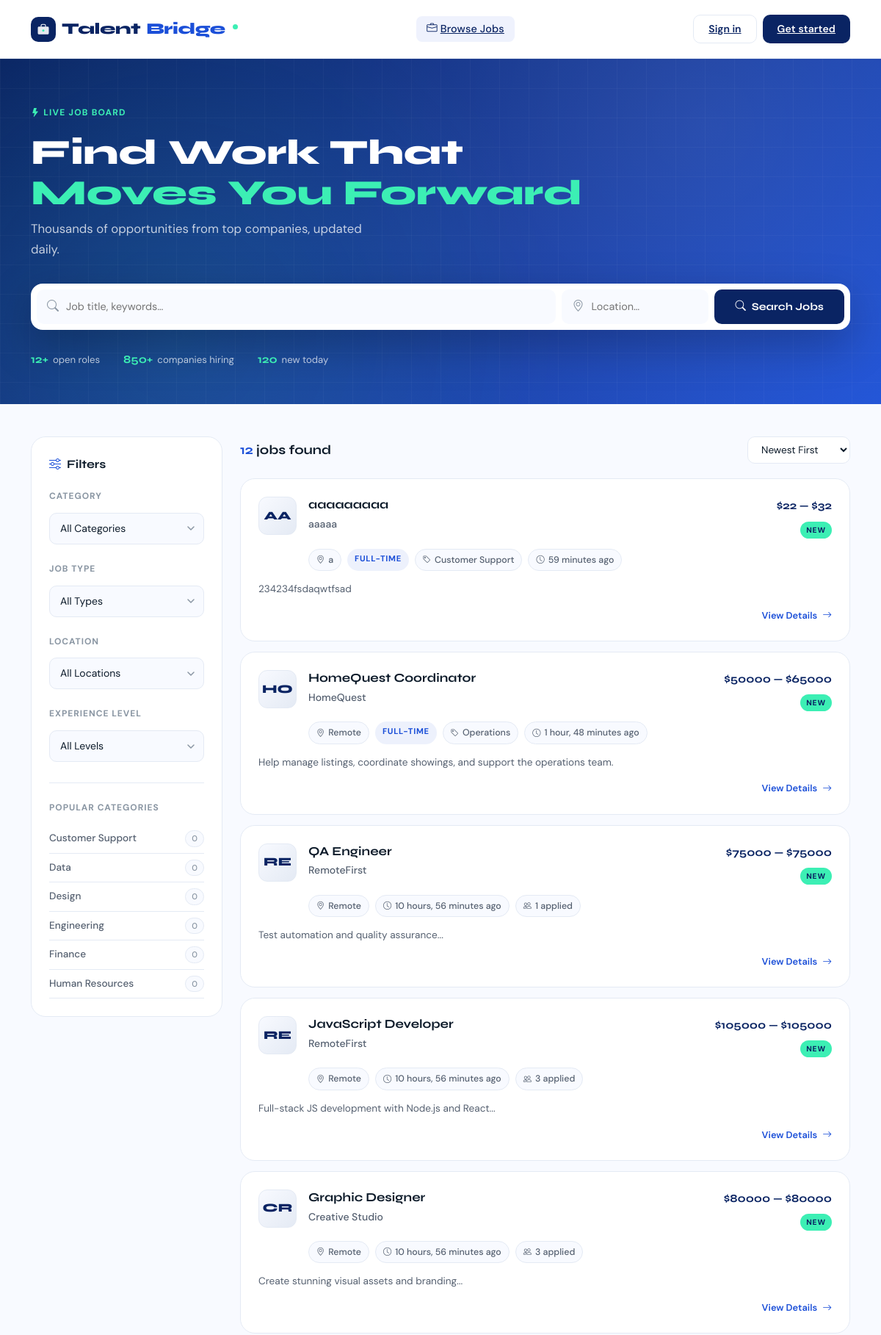
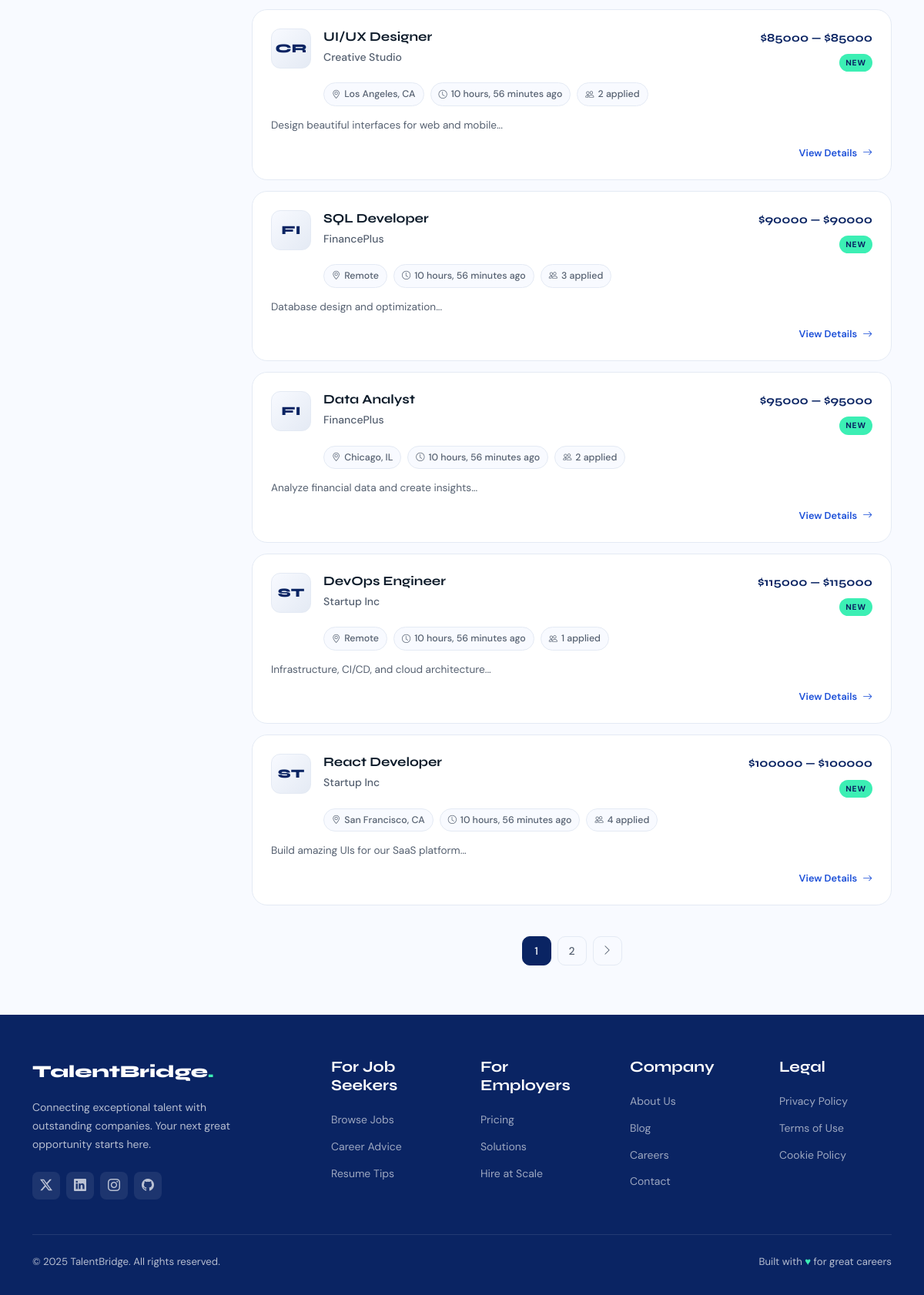
The page / on the database its author committed (2 pictures, top to bottom).
### jobs/models.py (models this page shows, shortened)
class Category(models.Model):
    name = models.CharField(max_length=80, unique=True)
    def __str__(self):
        return self.name

class Job(models.Model):
    JOB_TYPE_CHOICES = [
        ("full_time", "Full-time"),
        ("part_time", "Part-time"),
        ("contract", "Contract"),
        ("freelance", "Freelance"),
        ("internship", "Internship"),
    ]
    EXPERIENCE_LEVEL_CHOICES = [
        ("entry", "Entry Level"),
        ("mid", "Mid Level"),
        ("senior", "Senior"),
        ("lead", "Lead / Manager"),
    ]
    title = models.CharField(max_length=200)
    description = models.TextField()
    company = models.CharField(max_length=100)
    location = models.CharField(max_length=100)
    job_type = models.CharField(max_length=20, choices=JOB_TYPE_CHOICES, blank=True)
    category = models.ForeignKey(Category, on_delete=models.SET_NULL, null=True, blank=True)
    experience_level = models.CharField(
        max_length=20, choices=EXPERIENCE_LEVEL_CHOICES, blank=True
    )
    is_remote = models.BooleanField(default=False)
    salary_min = models.DecimalField(max_digits=10, decimal_places=2, null=True, blank=True)
    salary_max = models.DecimalField(max_digits=10, decimal_places=2, null=True, blank=True)
    deadline = models.DateField(null=True, blank=True)
    requirements = models.TextField(blank=True)
    benefits = models.TextField(blank=True)
    salary = models.DecimalField(max_digits=10, decimal_places=2, null=True, blank=True)
    posted_by = models.ForeignKey(User, on_delete=models.CASCADE)
    created_at = models.DateTimeField(auto_now_add=True)
    updated_at = models.DateTimeField(auto_now=True)
    @property
    def is_new(self):
        if not self.created_at:
            return False
        from django.utils import timezone
        return self.created_at >= timezone.now() - timezone.timedelta(days=3)

### jobs/views.py (the view, shortened to what this page needs)
# urls.py: path('', views.job_list, name='job_list'),
def job_list(request):
    query = (request.GET.get("q") or "").strip()
    location = (request.GET.get("location") or "").strip()
    category = (request.GET.get("category") or "").strip()
    job_type = (request.GET.get("job_type") or "").strip()
    remote = (request.GET.get("remote") or "").strip()
    experience = (request.GET.get("experience") or "").strip()
    sort = (request.GET.get("sort") or "newest").strip()
    jobs_qs = (
        Job.objects.all()
        .select_related("category", "posted_by")
        .annotate(applications_count=Count("applications", distinct=True))
    )
    if query:
        jobs_qs = jobs_qs.filter(
            Q(title__icontains=query)
            | Q(description__icontains=query)
            | Q(company__icontains=query)
        )
    if location:
        jobs_qs = jobs_qs.filter(location__icontains=location)
    if category and category.isdigit():
        jobs_qs = jobs_qs.filter(category_id=int(category))
    valid_job_types = {choice[0] for choice in Job.JOB_TYPE_CHOICES}
    if job_type in valid_job_types:
        jobs_qs = jobs_qs.filter(job_type=job_type)
    valid_experience = {choice[0] for choice in Job.EXPERIENCE_LEVEL_CHOICES}
    if experience in valid_experience:
        jobs_qs = jobs_qs.filter(experience_level=experience)
    if remote == "remote":
        jobs_qs = jobs_qs.filter(is_remote=True)
    elif remote == "onsite":
        jobs_qs = jobs_qs.filter(is_remote=False)
    if sort == "salary":
        jobs_qs = jobs_qs.order_by("-salary_max", "-salary_min", "-created_at")
    else:
        jobs_qs = jobs_qs.order_by("-created_at")
    paginator = Paginator(jobs_qs, 10)
    jobs = paginator.get_page(request.GET.get("page"))
    categories = Category.objects.all().order_by("name")
    params_without_page = request.GET.copy()
    params_without_page.pop("page", None)
    base_querystring = params_without_page.urlencode()
    sort_urls = {}
    for sort_key in ["newest", "salary", "relevance"]:
        sort_params = params_without_page.copy()
        sort_params["sort"] = sort_key
        sort_urls[sort_key] = f"?{sort_params.urlencode()}"
    return render(
        request,
        "jobs/job_list.html",
        {
            "jobs": jobs,
            "query": query,
            "location": location,
            "category": category,
            "job_type": job_type,
            "remote": remote,
            "experience": experience,
            "sort": sort,
            "categories": categories,
            "total_jobs": Job.objects.count(),
            "base_querystring": base_querystring,
            "sort_urls": sort_urls,
        },
    )

### jobs/templates/jobs/job_list.html (shortened to what this page needs)
{% extends 'base.html' %}
{% block page_header %}
<div class="hero-search">
    <div class="hero-grid-lines"></div>
    <div class="container position-relative">
        <div class="section-label mb-3">
            <i class="bi bi-lightning-fill me-1"></i>Live Job Board
        </div>
        <h1 style="font-size:clamp(2rem,5vw,3rem);font-weight:800;color:#fff;line-height:1.15;margin-bottom:8px;">
            Find Work That<br><span style="color:var(--accent);">Moves You Forward</span>
        </h1>
        <p style="color:rgba(255,255,255,0.75);font-size:1.05rem;margin-bottom:32px;max-width:480px;">
            Thousands of opportunities from top companies, updated daily.
        </p>
        <form method="get" action="{% url 'job_list' %}">
            <div class="search-bar">
                <div class="search-input-wrap">
                    <i class="bi bi-search"></i>
                    <input type="text" name="q" value="{{ query|default:'' }}"
                        placeholder="Job title, keywords…" class="search-input">
                </div>
                <div class="search-input-wrap" style="max-width:200px;">
                    <i class="bi bi-geo-alt"></i>
                    <input type="text" name="location" value="{{ location|default:'' }}"
                        placeholder="Location…" class="search-input">
                </div>
                <button type="submit" class="search-btn">
                    <i class="bi bi-search me-2"></i>Search Jobs
                </button>
            </div>
        </form>
        <div class="stats-strip">
            <div class="stat"><strong>{{ total_jobs|default:"2,400" }}+</strong> open roles</div>
            <div class="stat"><strong>850+</strong> companies hiring</div>
            <div class="stat"><strong>120</strong> new today</div>
        </div>
    </div>
</div>
{% endblock %}
{% block content %}
<div class="row g-4 mt-0" style="margin-top:-20px!important;">
    <div class="col-lg-3">
        <div class="filter-sidebar animate-in">
            <div class="filter-title">
                <i class="bi bi-sliders" style="color:var(--primary-light);"></i>
                Filters
            </div>
            <form method="get" id="filterForm">
                <div class="filter-section">
                    <div class="filter-section-label">Category</div>
                    <select name="category" class="filter-select" onchange="document.getElementById('filterForm').submit()">
                        <option value="">All Categories</option>
                    </select>
                </div>
                <div class="filter-section">
                    <div class="filter-section-label">Job Type</div>
                    <select name="job_type" class="filter-select" onchange="document.getElementById('filterForm').submit()">
                        <option value="">All Types</option>
                    </select>
                </div>
                <div class="filter-section">
                    <div class="filter-section-label">Location</div>
                    <select name="remote" class="filter-select" onchange="document.getElementById('filterForm').submit()">
                        <option value="">All Locations</option>
                    </select>
                </div>
                <div class="filter-section mb-0">
                    <div class="filter-section-label">Experience Level</div>
                    <select name="experience" class="filter-select" onchange="document.getElementById('filterForm').submit()">
                        <option value="">All Levels</option>
                    </select>
                </div>
            </form>
            <div style="margin-top:28px;padding-top:24px;border-top:1.5px solid var(--border);">
                <div class="filter-section-label">Popular Categories</div>
                {% for cat in categories|slice:":6" %}
                    <a href="?category={{ cat.id }}" style="display:flex;align-items:center;justify-content:space-between;padding:8px 0;border-bottom:1px solid var(--border);text-decoration:none;color:var(--text-secondary);font-size:0.85rem;font-weight:500;transition:color 0.15s;" onmouseover="this.style.color='var(--primary)'" onmouseout="this.style.color='var(--text-secondary)'">
                        <span>{{ cat.name }}</span>
                        <span style="background:var(--surface);border:1px solid var(--border);border-radius:20px;padding:1px 8px;font-size:0.7rem;color:var(--text-muted);">{{ cat.job_count|default:"0" }}</span>
                    </a>
                {% endfor %}
            </div>
        </div>
    </div>
    <div class="col-lg-9">
        <div class="results-bar animate-in animate-delay-1">
            <div class="results-count">
                <span>{{ jobs.paginator.count }}</span> jobs found
            </div>
            <select class="sort-select" onchange="window.location=this.value">
                <option value="{{ sort_urls.newest }}" {% if sort == 'newest' %}selected{% endif %}>Newest First</option>
            </select>
        </div>
        {% if jobs %}
            <div style="display:flex;flex-direction:column;gap:14px;">
                {% for job in jobs %}
                <a href="{% url 'job_detail' job.pk %}" class="job-card animate-in" style="animation-delay:{{ forloop.counter0|add:2 }}0ms">
                    <div class="d-flex gap-3 align-items-start">
                        <div class="company-logo">
                            {{ job.company|slice:":2"|upper }}
                        </div>
                        <div class="flex-grow-1 min-w-0">
                            <div class="d-flex align-items-start justify-content-between gap-2 flex-wrap">
                                <div>
                                    <div class="job-title-link">{{ job.title }}</div>
                                    <div class="company-name">{{ job.company }}</div>
                                </div>
                                <div class="d-flex flex-column align-items-end gap-2">
                                    {% if job.salary_min or job.salary_max %}
                                        <div class="job-salary">
                                            {% if job.salary_min %}${{ job.salary_min|floatformat:0 }}{% endif %}
                                            {% if job.salary_min and job.salary_max %} — {% endif %}
                                            {% if job.salary_max %}${{ job.salary_max|floatformat:0 }}{% endif %}
                                        </div>
                                    {% endif %}
                                    {% if job.is_new %}<span class="badge-new">New</span>{% endif %}
                                </div>
                            </div>
                            <div class="job-meta">
                                <span class="meta-pill"><i class="bi bi-geo-alt"></i>{{ job.location }}</span>
                                {% if job.job_type %}
                                <span class="job-type-badge
                                    {% if job.job_type == 'full_time' %}badge-full-time
                                    {% elif job.job_type == 'part_time' %}badge-part-time
                                    {% elif job.job_type == 'contract' %}badge-contract
                                    {% elif job.job_type == 'remote' %}badge-remote
                                    {% endif %}">
                                    {{ job.get_job_type_display }}
                                </span>
                                {% endif %}
                                {% if job.category %}
                                <span class="meta-pill"><i class="bi bi-tag"></i>{{ job.category }}</span>
                                {% endif %}
                                <span class="meta-pill"><i class="bi bi-clock"></i>{{ job.created_at|timesince }} ago</span>
                                {% if job.applications_count %}
                                <span class="meta-pill"><i class="bi bi-people"></i>{{ job.applications_count }} applied</span>
                                {% endif %}
                            </div>
                        </div>
                    </div>
                    {% if job.description %}
                    <p style="font-size:0.85rem;color:var(--text-secondary);margin-top:14px;margin-bottom:0;display:-webkit-box;-webkit-line-clamp:2;-webkit-box-orient:vertical;overflow:hidden;line-height:1.6;">
                        {{ job.description|truncatewords:25 }}
                    </p>
                    {% endif %}
                    <div style="display:flex;align-items:center;justify-content:flex-end;margin-top:14px;">
                        <span style="font-size:0.8rem;font-weight:600;color:var(--primary-light);">
                            View Details <i class="bi bi-arrow-right ms-1"></i>
                        </span>
                    </div>
                </a>
                {% endfor %}
            </div>
            {% if jobs.has_other_pages %}
            <div class="pagination-wrap">
                <div class="d-flex gap-2">
                    {% for num in jobs.paginator.page_range %}
                        <a href="{% if base_querystring %}?{{ base_querystring }}&page={{ num }}{% else %}?page={{ num }}{% endif %}" class="page-item-custom {% if jobs.number == num %}active{% endif %}">{{ num }}</a>
                    {% endfor %}
                    {% if jobs.has_next %}
                        <a href="{% if base_querystring %}?{{ base_querystring }}&page={{ jobs.next_page_number }}{% else %}?page={{ jobs.next_page_number }}{% endif %}" class="page-item-custom">
                            <i class="bi bi-chevron-right"></i>
                        </a>
                    {% endif %}
                </div>
            </div>
            {% endif %}
        {% endif %}
    </div>
</div>
{% endblock %}

### jobsite/templates/base.html (style rules this page uses)
:root { --primary: #0a2463; --primary-light: #1b4fd8; --accent: #3cefb4; --accent-warm: #ff6b35; --surface: #f8faff; --surface-card: #ffffff; --text-primary: #0d1b2a; --text-secondary: #556070; --text-muted: #8a96a3; --border: #e4eaf4; --border-focus: #1b4fd8; --shadow-sm: 0 1px 3px rgba(10, 36, 99, 0.06), 0 1px 2px rgba(10, 36, 99, 0.04); --shadow-md: 0 4px 16px rgba(10, 36, 99, 0.08), 0 2px 6px rgba(10, 36, 99, 0.05); --shadow-lg: 0 12px 40px rgba(10, 36, 99, 0.12), 0 4px 12px rgba(10, 36, 99, 0.07); --radius: 12px; --radius-lg: 20px; --nav-height: 80px; }
* { box-sizing: border-box; }
body { font-family: "DM Sans", sans-serif; font-size: 15px; line-height: 1.65; color: var(--text-primary); background: var(--surface); min-height: 100vh; display: flex; flex-direction: column; }
h1, h2, h3, h4, h5, h6, .font-display { font-family: "Syne", sans-serif; }
.section-label { font-size: 0.75rem; font-weight: 700; letter-spacing: 0.1em; text-transform: uppercase; color: var(--accent); }
.animate-in { animation: fadeInUp 0.45s ease both; }
.animate-delay-1 { animation-delay: 0.05s; }

### rows shown on the page
Category: name "Customer Support", job_count "0"
Category: name "Data", job_count "0"
Category: name "Design", job_count "0"
Category: name "Engineering", job_count "0"
Category: name "Finance", job_count "0"
Category: name "Human Resources", job_count "0"
Job: company "AA", title "aaaaaaaaa", company "aaaaa", salary_min "22", salary_max "32", shows "NEW", location "a", job_type "FULL-TIME", category "Customer Support", created_at "59 minutes", description "234234fsdaqwtfsad"
Job: company "HO", title "HomeQuest Coordinator", company "HomeQuest", salary_min "50000", salary_max "65000", shows "NEW", location "Remote", job_type "FULL-TIME", category "Operations", created_at "1 hour, 48 minutes", description "Help manage listings, coordinate showings, and support the operations team."
Job: company "RE", title "QA Engineer", company "RemoteFirst", salary_min "75000", salary_max "75000", shows "NEW", location "Remote", created_at "10 hours, 56 minutes", applications_count "1", description "Test automation and quality assurance..."
Job: company "RE", title "JavaScript Developer", company "RemoteFirst", salary_min "105000", salary_max "105000", shows "NEW", location "Remote", created_at "10 hours, 56 minutes", applications_count "3", description "Full-stack JS development with Node.js and React..."
Job: company "CR", title "Graphic Designer", company "Creative Studio", salary_min "80000", salary_max "80000", shows "NEW", location "Remote", created_at "10 hours, 56 minutes", applications_count "3", description "Create stunning visual assets and branding..."
Job: company "CR", title "UI/UX Designer", company "Creative Studio", salary_min "85000", salary_max "85000", shows "NEW", location "Los Angeles, CA", created_at "10 hours, 56 minutes", applications_count "2", description "Design beautiful interfaces for web and mobile..."
Job: company "FI", title "SQL Developer", company "FinancePlus", salary_min "90000", salary_max "90000", shows "NEW", location "Remote", created_at "10 hours, 56 minutes", applications_count "3", description "Database design and optimization..."
Job: company "FI", title "Data Analyst", company "FinancePlus", salary_min "95000", salary_max "95000", shows "NEW", location "Chicago, IL", created_at "10 hours, 56 minutes", applications_count "2", description "Analyze financial data and create insights..."
Job: company "ST", title "DevOps Engineer", company "Startup Inc", salary_min "115000", salary_max "115000", shows "NEW", location "Remote", created_at "10 hours, 56 minutes", applications_count "1", description "Infrastructure, CI/CD, and cloud architecture..."
Job: company "ST", title "React Developer", company "Startup Inc", salary_min "100000", salary_max "100000", shows "NEW", location "San Francisco, CA", created_at "10 hours, 56 minutes", applications_count "4", description "Build amazing UIs for our SaaS platform..."

### other values the page prints
{{ total_jobs|default:"2,400" }} "12"
{{ jobs.paginator.count }} "12"
{{ num }} "1" "2"
